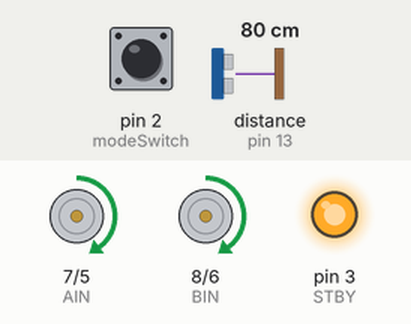
Bench run of a sketch on a simulated Arduino Uno, built with avr-gcc and run on an emulated ATmega328P. On the bench: direction and speed pins drawn as motors (green arrow = direction pin HIGH = forward, orange = LOW = backward, longer = more drive, stopped while the standby pin is LOW), output pins drawn as LEDs (lit = HIGH). The inputs (shaded band) are chosen by the test bench; at power-on: distance to the obstacle (sensor on pin 13) 80 cm, pin 2 (modeSwitch) LOW. The echo pulse lasts 58.3 µs per cm; pins used as bus, display or sensor lines are not drawn.

Above: at 3.2 s.
3.3 s: distance to the obstacle (sensor on pin 13) set to 43 cm
4.8 s: distance to the obstacle (sensor on pin 13) set to 37 cm
At 6.3 s:
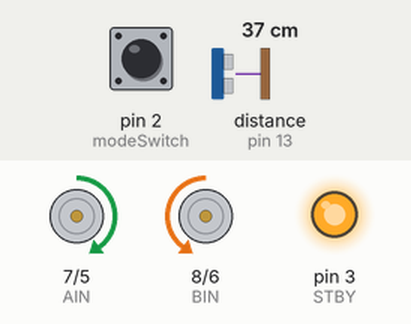
7.8 s: distance to the obstacle (sensor on pin 13) set to 60 cm
At 9.3 s:
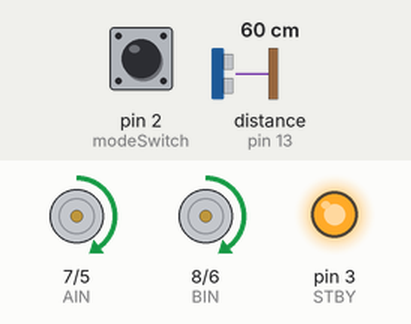
9.6 s: distance to the obstacle (sensor on pin 13) set to 2 cm
At 10.0 s:
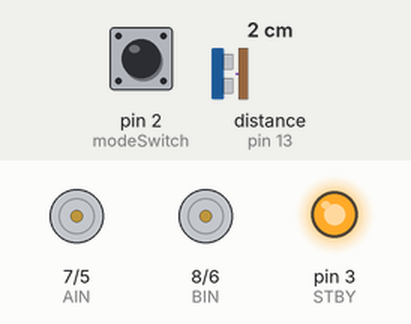
Timing chart, 0 to 13.6 s (numbered marks = the images above; inputs shaded):
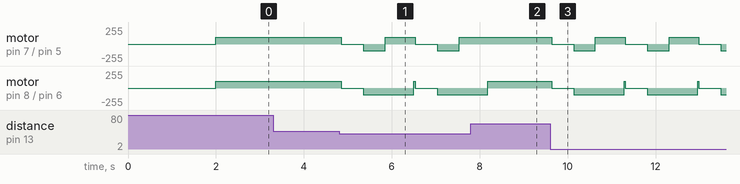

Measured:
- the behaviour switches between 40 and 39 cm on distance to the obstacle (sensor on pin 13) (found by bisection; images 0 and 1)
- after the input at 3.3 s, every drawn part: stays the same
- after the input at 4.8 s, motor on pin 7 (AIN) / pin 5 (PWMA): forward 100/255 → stopped after 0.05 s, → backward 100/255 0.50 s later, → forward 100/255 0.50 s later, → stopped 0.68 s later, … (6 changes in this stretch); motor on pin 8 (BIN) / pin 6 (PWMB): alternates backward 100/255 for 1.2 s and stopped for 0.51 s, starting after 0.05 s
- after the input at 7.8 s, motor on pin 7 (AIN) / pin 5 (PWMA): stays forward 100/255 (without the input it goes to stopped after 0.41 s); motor on pin 8 (BIN) / pin 6 (PWMB): goes on until 8.2 s, then stays forward 100/255
- after the input at 9.6 s, motor on pin 7 (AIN) / pin 5 (PWMA): forward 100/255 → stopped at once, then repeats every 1.7 s: backward 100/255 0.50 s, forward 100/255 0.68 s, stopped 0.50 s; motor on pin 8 (BIN) / pin 6 (PWMB): alternates backward 100/255 for 1.2 s and stopped for 0.53 s, starting at once

The sketch:

Drive_until_object.ino
```cpp
/*
    Drive_until_object
    Frederick Feraco, NYS MASTER TEACHER PROGRAM, March 2023

    This program drives the Elegoo Smart Car forward until an obstacle is detected.
    It then takes appropriate actions to avoid the obstacle.

    Be sure to add the library for the sensor:
    Sketch --> Include Library --> Add Zip Library --> HC-SR04.zip

    Place the car on the floor, press the mode switch, and it drives forward until it's too close to an object.
    The car will then figure out the best way to go.

    Press the mode switch to start.
*/

// Include necessary libraries
#include "SR04.h"    // Library for the ultrasonic distance sensor

// Ultrasonic configuration
#define TRIG_PIN 13
#define ECHO_PIN 12
SR04 sr04 = SR04(ECHO_PIN, TRIG_PIN);  // Create an instance of the ultrasonic class

// Define motor IO pins
#define PWMA  5    // Controls power to the right motor
#define PWMB  6    // Controls power to the left motor
#define AIN   7    // Controls direction of the right motor, HIGH = FORWARD, LOW = REVERSE
#define BIN   8    // Controls direction of the left motor, HIGH = FORWARD, LOW = REVERSE
#define STBY  3    // Place H-Bridge in standby if LOW, Run if HIGH

#define modeSwitch 2 // Mode Switch input

// Variables
int speedLeft = 0;  // Holds the speed of the left wheels
int speedRight = 0; // Holds the speed of the right wheels
long distance;      // Holds distance from sensor

// Initialize the car
void setup() {
  pinMode(PWMA, OUTPUT);     // Set IO pin mode to OUTPUT
  pinMode(PWMB, OUTPUT);
  pinMode(BIN, OUTPUT);
  pinMode(AIN, OUTPUT);
  pinMode(STBY, OUTPUT);

  analogWrite(PWMA, 0);       // Fully off for Right
  analogWrite(PWMB, 0);       // Fully off for Left
  digitalWrite(STBY, HIGH);   // Enable Motors to run

  waitForStart();             // Wait until the mode switch is pressed
  setSpeeds(100, 100);        // Sets moderate speed

  // Additional Example: Blink the built-in LED
  pinMode(LED_BUILTIN, OUTPUT);
}

// Main loop to drive forward until an object is detected
void loop() {
  forward();                  // Drive forward
  distance = sr04.Distance(); // Get and store the distance from the ultrasonic sensor
  if (distance < 40) {        // If too close, stop, reverse, and turn
    stop();
    delay(500);
    reverse();
    delay(500);
    spinLeft();
    delay(250);

    // Additional Exercise: Make the LED blink when the car detects an obstacle
    digitalWrite(LED_BUILTIN, HIGH);
    delay(200);
    digitalWrite(LED_BUILTIN, LOW);
    delay(200);
  }

  // Additional Exercise: Implement a condition to play a sound when an obstacle is detected
  // Hint: Use a buzzer or speaker module and the tone() function
}

void waitForStart() {
  while (digitalRead(modeSwitch) == 1)  // Wait for mode switch to be pressed (go to 0)
    ;  // Do nothing
  delay(2000);    // Delay 2 seconds before starting
}

void setSpeeds(int leftSpeed, int rightSpeed) {
  speedLeft = leftSpeed;
  speedRight = rightSpeed;
}

void forward() {
  digitalWrite(AIN, HIGH);
  digitalWrite(BIN, HIGH);
  analogWrite(PWMA, speedRight);
  analogWrite(PWMB, speedLeft);
}

void reverse() {
  digitalWrite(AIN, LOW);
  digitalWrite(BIN, LOW);
  analogWrite(PWMA, speedRight);
  analogWrite(PWMB, speedLeft);
}

void stop() {
  analogWrite(PWMA, 0);
  analogWrite(PWMB, 0);
}

void left() {
  digitalWrite(AIN, HIGH);
  digitalWrite(BIN, HIGH);
  analogWrite(PWMA, speedRight);
  analogWrite(PWMB, speedLeft / 2);
}

void right() {
  digitalWrite(AIN, LOW);
  digitalWrite(AIN, HIGH);
  analogWrite(PWMA, speedRight / 2);
  analogWrite(PWMB, speedLeft);
}

void spinLeft() {
  digitalWrite(AIN, HIGH);
  digitalWrite(BIN, LOW);
  analogWrite(PWMA, speedRight);
  analogWrite(PWMB, speedLeft);
}

void spinRight() {
  digitalWrite(AIN, LOW);
  digitalWrite(BIN, HIGH);
  analogWrite(PWMA, speedRight);
  analogWrite(PWMB, speedLeft);
}

// Function stopTime - accepts the time in milliseconds to go into standby for
void stopTime(int mS) {
  digitalWrite(STBY, LOW);    // Go into standby
  delay(mS);                  // Wait for the defined time
  digitalWrite(STBY, HIGH);   // Come out of standby
}
```
